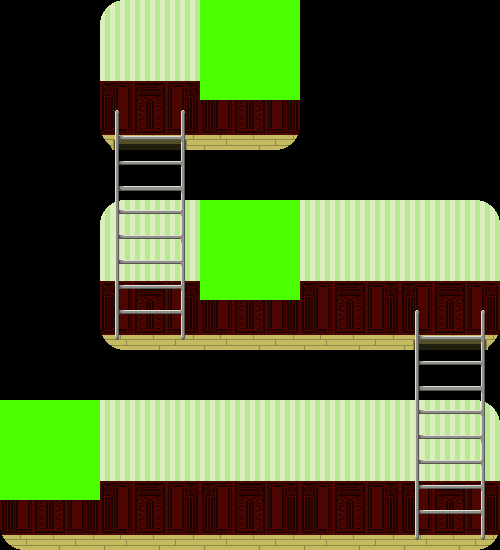

Tiled map render using the project's own tile images. Description and the whole map definition, tile-layer contents included, below:
An orthogonal 10x11 tile map with 50x50 px tiles, 3 tile layers (Tile Layer 1, Tile Layer 2, Tile Layer 3), 3 tilesets and 5 objects.

<map version="1.0" orientation="orthogonal" renderorder="right-down" width="10" height="11" tilewidth="50" tileheight="50" nextobjectid="6">
 <tileset firstgid="1" name="BackGround" tilewidth="50" tileheight="50" tilecount="18" columns="6">
  <image source="BackGround.png" width="300" height="150" />
 </tileset>
 <tileset firstgid="19" name="ladder" tilewidth="50" tileheight="50" tilecount="10" columns="2">
  <image source="ladder.png" width="100" height="250" />
 </tileset>
 <tileset firstgid="29" name="Interactable" tilewidth="50" tileheight="50" tilecount="4" columns="2">
  <image source="Interactable.png" width="100" height="100" />
 </tileset>
 <layer name="Tile Layer 1" width="10" height="11">
  <data encoding="csv">
0,0,1,2,5,6,0,0,0,0,
0,0,7,8,11,12,0,0,0,0,
0,0,13,14,17,18,0,0,0,0,
0,0,0,0,0,0,0,0,0,0,
0,0,1,2,3,4,3,4,5,6,
0,0,7,8,9,10,9,10,11,12,
0,0,13,14,15,16,15,16,17,18,
0,0,0,0,0,0,0,0,0,0,
1,2,3,4,3,4,3,4,5,6,
7,8,9,10,9,10,9,10,11,12,
13,14,15,16,15,16,15,16,17,18
</data>
 </layer>
 <layer name="Tile Layer 2" width="10" height="11">
  <data encoding="csv">
0,0,0,0,0,0,0,0,0,0,
0,0,0,0,0,0,0,0,0,0,
0,0,19,20,0,0,0,0,0,0,
0,0,21,22,0,0,0,0,0,0,
0,0,23,24,0,0,0,0,0,0,
0,0,25,26,0,0,0,0,0,0,
0,0,27,28,0,0,0,0,19,20,
0,0,0,0,0,0,0,0,21,22,
0,0,0,0,0,0,0,0,23,24,
0,0,0,0,0,0,0,0,25,26,
0,0,0,0,0,0,0,0,27,28
</data>
 </layer>
 <objectgroup name="Object Layer 1">
  <object id="1" x="100" y="135" width="200" height="15" />
  <object id="2" x="100" y="335" width="400" height="18" />
  <object id="3" x="0" y="535" width="500" height="15" />
 </objectgroup>
 <objectgroup name="Object Layer 2">
  <object id="4" x="125" y="110" width="50" height="225" />
  <object id="5" x="425" y="310" width="50" height="225" />
 </objectgroup>
 <layer name="Tile Layer 3" width="10" height="11">
  <data encoding="csv">
0,0,0,0,29,30,0,0,0,0,
0,0,0,0,31,32,0,0,0,0,
0,0,0,0,0,0,0,0,0,0,
0,0,0,0,0,0,0,0,0,0,
0,0,0,0,29,30,0,0,0,0,
0,0,0,0,31,32,0,0,0,0,
0,0,0,0,0,0,0,0,0,0,
0,0,0,0,0,0,0,0,0,0,
29,30,0,0,0,0,0,0,0,0,
31,32,0,0,0,0,0,0,0,0,
0,0,0,0,0,0,0,0,0,0
</data>
 </layer>
</map>
